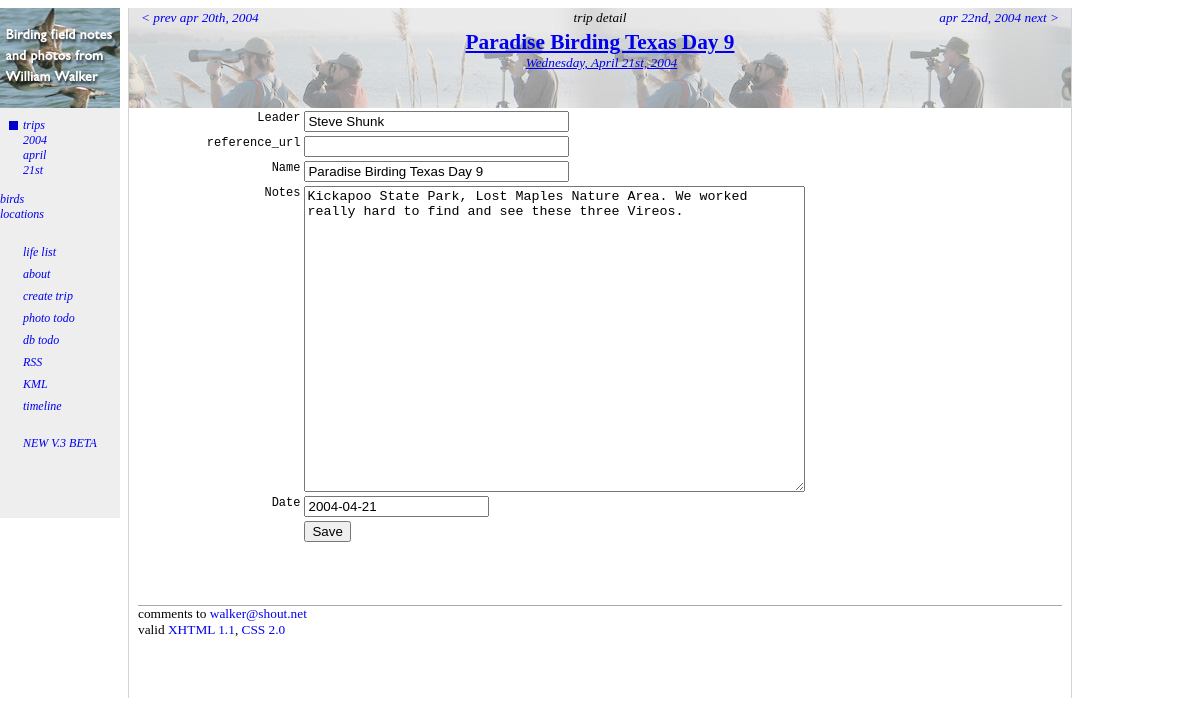
The page /tripedit.php?tripid=300 on the database its author committed.
### tables this page shows
CREATE TABLE trips (
  id mediumint(9) NOT NULL auto_increment,
  leader text,
  reference_url text,
  name text,
  notes text,
  date date default NULL,
  PRIMARY KEY  (id),
  KEY dateIndex (date)
) TYPE=MyISAM;

### tripedit.php (the view, shortened to what this page needs)
<?php
require_once("./birdwalker.php");
require_once("./request.php");
$tripID = getValue('tripid');
$request = new Request;
$tripInfo = $request->getTripInfo();
$request->globalMenu();
?>
<div id="topright-trip">
  <a href="./tripdetail.php?tripid=<?= $tripInfo["id"] ?>">
    <div class="pagetitle"><?= $tripInfo["name"] ?></div>
    <div class="pagesubtitle"><?= $tripInfo["niceDate"] ?></div>
</a>
</div>
<div id="contentright">
<form method="post" action="./tripedit.php?tripid=<?= $tripID ?>">
<table class="report-content" width="100%">
  <tr>
	<td class="fieldlabel">Leader</td>
	<td><input type="text" name="Leader" value="<?= $tripInfo["leader"] ?>" size="30"/></td>
  </tr>
  <tr>
	<td class="fieldlabel">reference_url</td>
	<td><input type="text" name="reference_url" value="<?= $tripInfo["reference_url"] ?>" size="30"/></td>
  </tr>
  <tr>
	<td class="fieldlabel">Name</td>
	<td><input type="text" name="name" value="<?= $tripInfo["name"] ?>" size="30"/></td>
  </tr>
  <tr>
	<td class="fieldlabel">Notes</td>
    <td><textarea name="notes" cols="60" rows="20"><?= stripslashes($tripInfo["notes"]) ?></textarea></td>
  </tr>
  <tr>
	<td class="fieldlabel">Date</td>
	<td><input type="text" name="date" value="<?= $tripInfo["date"] ?>" size="20"/></td>
  </tr>
  <tr>
	<td><input type="hidden" name="tripid" value="<?= $tripID ?>"/></td>
	<td><input type="submit" name="Save" value="Save"/></td>
  </tr>
</table>
</form>
</div>

### request.php (shortened to what this page needs)
<?php
class Request
{
	var $mPageScript;
	var $mLocationID;
	var $mCountyID;
	var $mStateID;
	var $mTripID;
	var $mMonth;
	var $mYear;
	var $mSpeciesID;
	var $mFamilyID;
	var $mOrderID;
	var $mMapHeight;
	var $mMapWidth;
	var $mTripInfo;
	function Request()
	{
		array_key_exists("tripid", $_GET) && $this->setTripID($_GET["tripid"]);
		$this->mTripInfo = "";
	}
	function setPageScript($inValue) { $this->mPageScript = $inValue; }
	function getPageScript() { return $this->mPageScript; }
	function getLocationID() { return $this->mLocationID; }
	function getCountyID() { return $this->mCountyID; }
	function getStateID() { return $this->mStateID; }
	function setTripID($inValue)
	{
		$this->mTripID = $inValue;
		if ($inValue != "")
		{
			$tripInfo = $this->getTripInfo();
		}
	}
	function getTripID() { return $this->mTripID; }
	function setDayOfMonth($inValue) { $this->mDayOfMonth = $inValue; }
	function setMonth($inValue) { $this->mMonth = $inValue; }
	function getMonth() { return $this->mMonth; }
	function setYear($inValue) { $this->mYear = $inValue; }
	function getYear() { return $this->mYear; }
    function getSpeciesID() { return $this->mSpeciesID; }
	function getFamilyID() { return $this->mFamilyID;  }
	function getOrderID() { return $this->mOrderID; }
	function setMapHeight($inValue) { $this->mMapHeight = $inValue; }
	function setMapWidth($inValue) { $this->mMapWidth = $inValue; }
	function getParams()
	{
		$params = NULL;
		if ($this->mTripID != "") { $params[] = "tripid=" . $this->mTripID; }
		if ($this->mMonth !="") { $params[] = "month=" . $this->mMonth; }
		if ($this->mYear !="") { $params[] = "year=" . $this->mYear; }
		if ($this->mMapWidth !="") { $params[] = "width=" . $this->mMapWidth; }
		if ($this->mMapHeight !="") { $params[] = "height=" . $this->mMapHeight; }
		if (count($params) == 0)
		{
			return "";
		}
		else
		{
			return implode("&", $params);
		}
	}
	function command($linkText)
	{
		if (strlen($linkText) > 16)
		{
			return $this->linktoSelf(strtolower(substr($linkText, 0, 16) . "..."), "commandlink");
		}
		else
		{
			return $this->linkToSelf(strtolower($linkText), "commandlink");
		}
	}
	function linkToSelf($linkText, $class = "")
	{
		if ($class == "")
		{
			return "<a href=\"./" . $this->getPageScript() . "?" . $this->getParams() . "\">" . $linkText . "</a>";
		}
		else
		{
			return "<a class=\"" . $class . "\" href=\"./" . $this->getPageScript() . "?" . $this->getParams() . "\">" . $linkText . "</a>";
		}
	}
	function getTripInfo()
	{
	    if ($this->mTripInfo == "")
		{
		    $this->mTripInfo = getTripInfo($this->getTripID());
		}
		return $this->mTripInfo;
	}
?>
<?	}
	function globalMenuBirds()
	{
		if (! strstr(getenv("SCRIPT_NAME"), "species") &&
			$this->getOrderID() == "" && $this->getFamilyID() == "" && $this->getSpeciesID() == "")
		{
?>
			<div class="command-disabled"><a href="./speciesindex.php">birds</a></div>
<?		}
	}
	function globalMenuLocations()
	{
		if (! strstr(getenv("SCRIPT_NAME"), "location") &&
			$this->getStateID() == "" && $this->getCountyID() == "" && $this->getLocationID() == "")
		{ ?>
			<div class="command-disabled"><a href="./locationindex.php">locations</a></div>
<?
		}
	}
	function globalMenuTrips()
	{
		if (! strstr(getenv("SCRIPT_NAME"), "trip") &&
			$this->getYear() == "" && $this->getMonth() == "" && $this->getTripID() == "")
		{ ?>
			<div class="command-disabled"><a href="./tripindex.php">trips</a></div>
<?		}
		else
		{
?>			<div class="command">
				<a class="commandlink" href="./tripindex.php">trips</a>
<?
			if ($this->getYear() != "")
			{
				$yearRequest = new Request;
				$yearRequest->setPageScript("yeardetail.php");
				$yearRequest->setTripID("");
				$yearRequest->setMonth(""); ?>
				<div><?= $yearRequest->command($this->getYear()) ?></div>
<?		    }
			if ($this->getMonth() != "")
			{
				$monthRequest = new Request;
				$monthRequest->setPageScript("monthdetail.php");
			    $monthRequest->setDayOfMonth("");
				$monthRequest->setTripID(""); ?>
				<div><?= $monthRequest->command(getMonthNameForNumber($this->getMonth())) ?></div>
<?		    }
			if ($this->getTripID() != "")
			{
				$tripInfo = $this->getTripInfo();
				$dayOfMonth = date("jS", strtotime($tripInfo["date"]));
				$tripRequest = new Request;
				$tripRequest->setPageScript("tripdetail.php"); ?>
				<div><?= $tripRequest->command($dayOfMonth) ?></div>
<?		    }
?>          </div><?
		}
	}
	function globalMenu()
	{ ?>
		<div id="topleft">
		    <a href="./index.php">
			  <img src="images/topleft1.jpg" align="right" border="0"/>
		    </a>
		</div>
		<div id="contentleft">
<?          $this->globalMenuTrips(); ?>
<?          $this->globalMenuBirds(); ?>
<?          $this->globalMenuLocations(); ?>
            <div class="command-spacer">&nbsp;</div>
			<div class="command-simple"><a href="./speciesindex.php?view=chrono">life list</a></div>
	        <div class="command-simple"><a href="./credits.php">about</a></div>
<?	        if (getEnableEdit())
	        { ?>
	        <div class="command-simple"><a href="./tripcreate.php">create trip</a></div>
            <div class="command-simple"><a href="./photosneeded.php">photo todo</a></div>
	        <div class="command-simple"><a href="./errorcheck.php">db todo</a></div>
<?	        } ?>
	        <div class="command-simple"><a href="./indexrss.php">RSS</a></div>
	        <div class="command-simple"><a href="./kmlfile.php?<?= $this->getParams() ?>">KML</a></div>
	        <div class="command-simple"><a href="./timeline.php?<?= $this->getParams() ?>">timeline</a></div>
	        <br/>
			<div class="command-simple"><a href="http://sven.spflrc.org:3000/bird_walker/index">NEW V.3 BETA</a></div>
        </div>
<?  }
}
?>

### stylesheet.css (style rules this page uses)
body { background-color: white; }
#topleft { left: 0px; width: 120px; top: 8px; height: 100px; padding: 0px; margin: 0px; position: fixed; text-align: center; z-index: 1; }
#topleft a { text-decoration: none; }
#contentleft { background-color: #EEEEEE; font: 9pt "Gill Sans", "Gill Sans MT", SansSerif; font-style: italic; left: 0px; top: 108px; width: 120px; position: fixed; padding-bottom: 60px; padding-top: 10px; padding-left: 0px; padding-right: 0px; z-index: 1; }
#contentleft a { text-decoration:none; }
#topright-trip { top: 0px; height: 100px; position: relative; background-image: url(./images/trip-banner.jpg); background-position: 50%; z-index: 1; }
#contentright { font: 10pt "Gill Sans", "Gill Sans MT", SansSerif; top: 0px; bottom: -1px; padding-bottom: 30px; background-color: white; position: relative; }
.pagetitle { text-align: center; font: 16pt "Gill Sans", "Gill Sans MT", SansSerif; font-weight: bold; padding-top: 2px }
.pagesubtitle { text-align: center; font: 10pt "Gill Sans", "Gill Sans MT", SansSerif; font-style: italic; padding-bottom: 7px; padding-left: 3px }
.report-content { font: 10pt "Gill Sans", "Gill Sans MT", SansSerif; margin-left: 3px }
.fieldlabel { padding-left: 15px; font: 9pt Courier, Fixed; text-align: right; vertical-align: top }
.command-simple { padding-left: 16px; margin-left: 7px; margin-bottom: 7px; }
.command-spacer { padding-left: 16px; margin-left: 7px; margin-right: 7px; margin-bottom: 1px; margin-top: 7px; }
.command { width: 90px; background-image: url(./images/command.gif); background-repeat: no-repeat; padding-left: 16px; margin-left: 7px; margin-bottom: 14px; white-space: nowrap; }

### rows shown on the page
trips: date "21st", name "Paradise Birding Texas Day 9", Leader "Steve Shunk", notes "Kickapoo State Park, Lost Maples Nature Area. We worked really hard to find and see these three Vireos.", date "2004-04-21"

### other values the page prints
$linkText "2004 april"
$prevName "apr 20th, 2004"
$pageKind "trip detail"
$nextName "apr 22nd, 2004"
$tripInfo["niceDate"] "Wednesday, April 21st, 2004"
